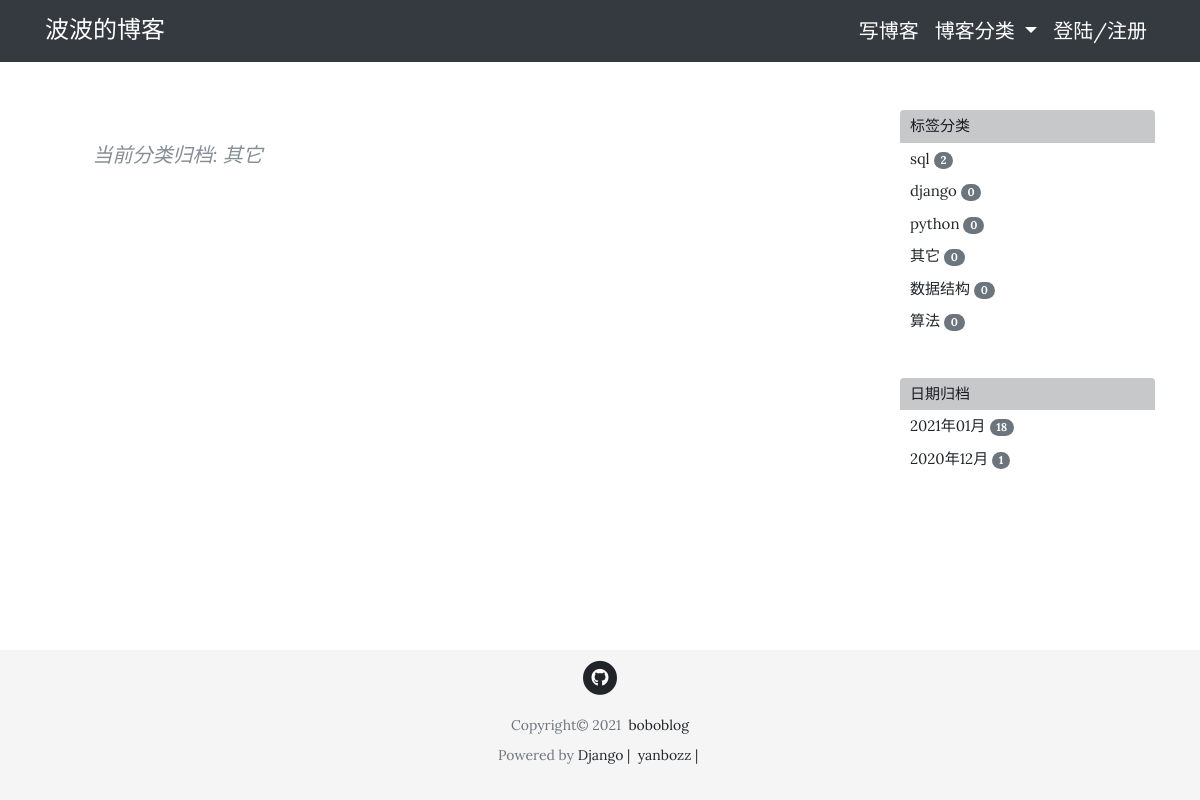
The app's page /post/qi-ta/, older data.
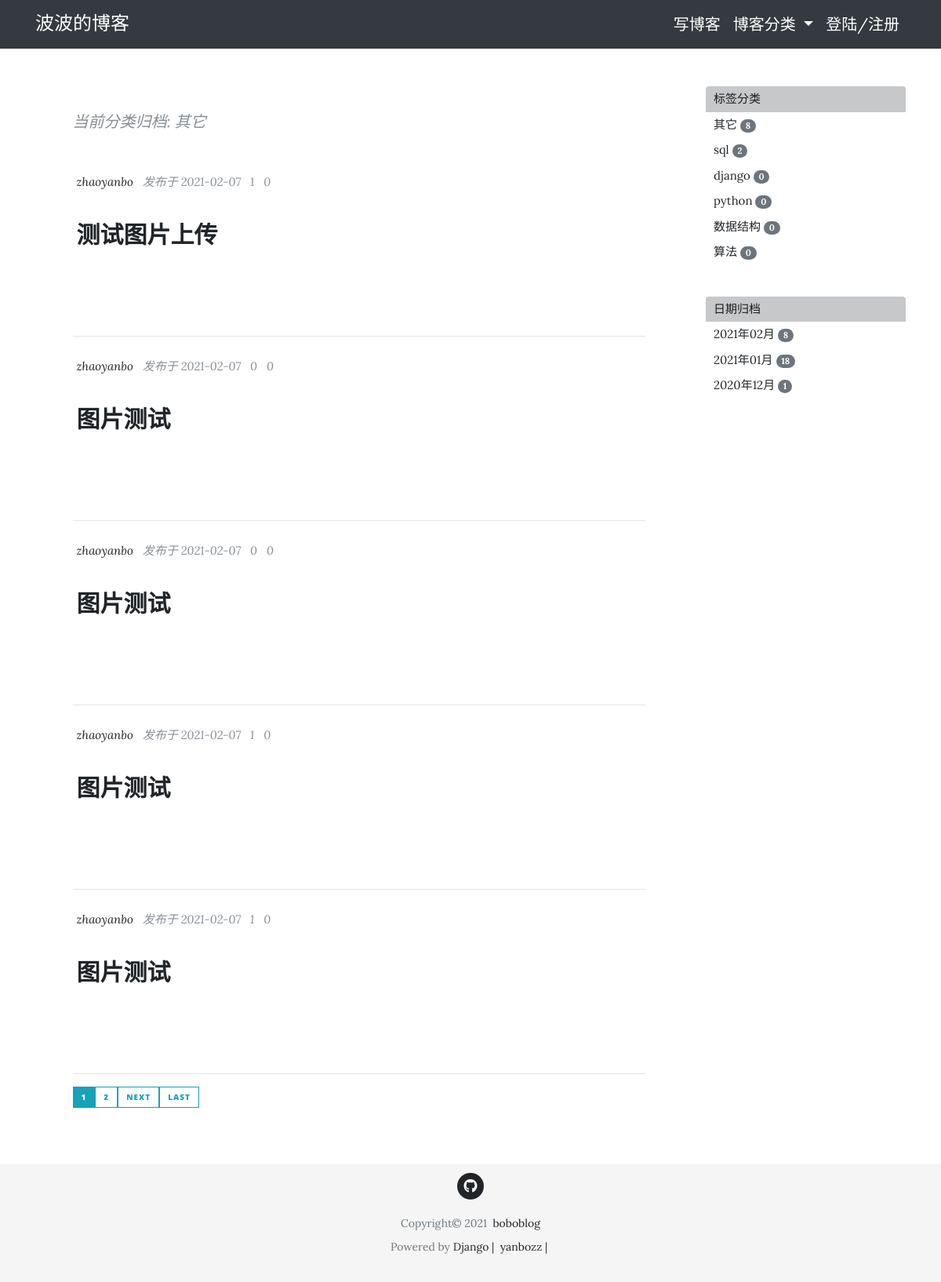
The same page, newer data.
### tag/models.py (models this page shows, shortened)
class PostTag(models.Model):
    slug = models.SlugField(max_length=50)
    tag_name = models.CharField(max_length=50)
    created = models.DateTimeField(default=timezone.now)
    posts = models.ManyToManyField(Post, blank=True,
                                   related_name='tags', related_query_name='tag')
    objects = PostTagManager()
    def get_posts(self):
        return Post.objects.filter(tag=self)

### blog/models.py (models this page shows, shortened)
class Post(models.Model, ViewCountExtension):
    title = models.CharField(max_length=50)
    pub_date = models.DateTimeField(default=timezone.now)
    content = RichTextUploadingField()
    author = models.ForeignKey(User, on_delete=models.CASCADE)
    view_count = GenericRelation(
        ViewCount,
        related_query_name='post',
        content_type_field='content_type',
        object_id_field='object_id'
    )
    view_detail = GenericRelation(
        ViewDetail,
        related_query_name='post',
        content_type_field='content_type',
        object_id_field='object_id',
    )
    @property
    def comments(self):
        qs = Comment.objects.filter_by_instance(self)
        return qs
    @property
    def get_comments_count(self):
        return self.comments.count()
    @property
    def short_content(self):
        paragraphs = self.content.split('</p>')[:2]
        short_content = ''
        for paragraph in paragraphs:
            short_content += paragraph + '</p>'
        return short_content

### viewcount/models.py (models this page shows, shortened)
class ViewCount(models.Model):
    count = models.IntegerField(default=0)
    content_type = models.ForeignKey(ContentType, on_delete=models.CASCADE)
    object_id = models.PositiveIntegerField()
    content_object = GenericForeignKey('content_type', 'object_id')

### blog/views.py (the view)
# urls.py: path('post/<slug:slug>/', PostTagListView.as_view(), name='posts-with-tag'),
class PostTagListView(PostListView):
    template_name = 'blog/post_tag.html'
    def get_context_data(self, **kwargs):
        context = super().get_context_data(**kwargs)
        context['tag'] = PostTag.objects.get(slug=self.kwargs['slug'])
        return context
    def get_queryset(self):
        tag_name = self.kwargs['slug']
        tag = PostTag.objects.get(slug=tag_name)
        return tag.get_posts()

### blog/views.py (called while the page is built)
    def get_context_data(self, **kwargs):
        context = super().get_context_data(**kwargs)
        date_qs = Post.objects.dates('pub_date', 'month', 'DESC')
        post_dates = self.get_count_in_month(date_qs)
        tags = PostTag.objects.get_posts_count()
        context['post_dates'] = post_dates
        context['tags'] = tags
        return context

    def get_count_in_month(self, qs):
        qs = qs.values('datefield').annotate(post_count=Count('id'))
        post_dates = []
        for date_qs in qs:
            post_dates.append((date_qs['datefield'], date_qs['post_count']))
        return post_dates

### comments/models.py (called while the page is built)
    def filter_by_instance(self, instance):
        obj_id = instance.id
        content_type = ContentType.objects.get_for_model(instance.__class__)
        qs = super(CommentManager, self).filter(
            content_type=content_type, object_id=obj_id).filter(parent=None)
        return qs

### tag/models.py (called while the page is built)
    def get_posts_count(self):
        tags = PostTag.objects.annotate(num_posts=Count('posts')).order_by('-num_posts')
        return tags

### blog/templates/blog/post_tag.html (shortened to what this page needs)
{% extends "blog/base.html"  %}
{% block content %}
<div class="col-lg-8 col-md-10 mx-auto">
  <div class="tag-container">
      <p>当前分类归档: {{ tag.tag_name }}</p>
  </div>
  {% for post in posts %}
  <div class="post-preview">
    <div class="post-meta">
      <a href="">{{ post.author }}&nbsp;&nbsp;</a>
      发布于 {{ post.pub_date|date:"Y-m-d" }}&nbsp;&nbsp;
       {{ post.get_view_count }}&nbsp;&nbsp;
       {{ post.get_comments_count }}&nbsp;&nbsp;
    </div>
    <div class="post-box">
      <a href="{% url 'post-detail' post.id %}">
        <h3 class="post-title">
          {{ post.title }}
        </h3>
      </a>
      {{ post.short_content|safe }}
    </div>
  </div>
  <hr>
  {% endfor %}
  <div class="pagination">
    {% if is_paginated %}
      {% for num in page_obj.paginator.page_range %}
        {% if page_obj.number == num %}
          <a class="btn btn-info btn-sm mb-4" href="?page={{ num }}">{{ num }}</a>
        {% elif num > page_obj.number|add:'-3' and num < page_obj.number|add:'3'%}
          <a class="btn btn-outline-info btn-sm mb-4" href="?page={{ num }}">{{ num }}</a>
        {% endif %}
      {% endfor %}
      {% if page_obj.has_next %}
        <a class="btn btn-outline-info btn-sm mb-4" href="?page={{ page_obj.next_page_number }}">next</a>
        <a class="btn btn-outline-info btn-sm mb-4" href="?page={{ page_obj.paginator.num_pages }}">Last</a>
      {% endif %}
    {% endif %}
  </div>
</div>
{% include "blog/sidebar.html" %}
{% endblock content %}

### blog/templates/blog/sidebar.html
<div class="hidden-xs col-sm-10 col-md-2 col-lg-3">
  <div class="tag-list">
    <ul class="list-group">
      <li class="list-group-item list-group-item-dark">标签分类</li>
      {% for tag in tags %}
        <a href="{% url 'posts-with-tag' tag.slug %}" class="">
          <li class="list-group-item">
            {{ tag.tag_name }}
            <span class="badge badge-secondary badge-pill">{{ tag.num_posts }}</span>
          </li>
        </a>
      {% endfor %}
    </ul>
  </div>
  <div class="date-list">
    <ul class="list-group">
      <li class="list-group-item list-group-item-dark">日期归档</li>
      {% for post_date, count in post_dates %}
        <a href="{% url 'posts-with-date' post_date.year post_date.month %}" class="">
          <li class="list-group-item">
            {{ post_date|date:"Y年m月" }}
            <span class="badge badge-secondary badge-pill">{{ count }}</span>
          </li>
        </a>
      {% endfor %}
    </ul>
  </div>
</div>

Row changes from the older to the newer data that the page shows:
shown differently, row unchanged: PostTag "其它": num_posts "0" → "8"; moves up the list
added Post: author "zhaoyanbo", pub_date "2021-02-07", get_view_count "1", get_comments_count "0", title "测试图片上传"
added Post: author "zhaoyanbo", pub_date "2021-02-07", get_view_count "0", get_comments_count "0", title "图片测试"
added Post: author "zhaoyanbo", pub_date "2021-02-07", get_view_count "0", get_comments_count "0", title "图片测试"
added Post: author "zhaoyanbo", pub_date "2021-02-07", get_view_count "1", get_comments_count "0", title "图片测试"
added Post: author "zhaoyanbo", pub_date "2021-02-07", get_view_count "1", get_comments_count "0", title "图片测试"
Text that changed along with them:
new list line: "1"
new list line: "2"
text now shown: "NEXT LAST"
new list line: "2021年02月 8"
